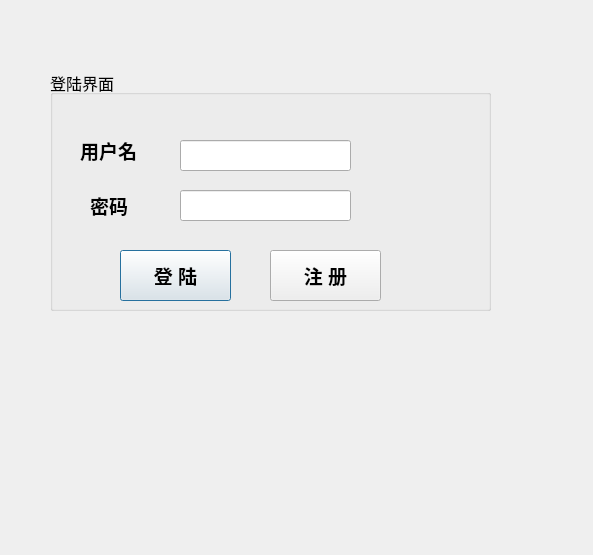
<?xml version="1.0" encoding="UTF-8"?>
<ui version="4.0">
 <class>Login</class>
 <widget class="QDialog" name="Login">
  <property name="geometry">
   <rect>
    <x>0</x>
    <y>0</y>
    <width>593</width>
    <height>555</height>
   </rect>
  </property>
  <property name="windowTitle">
   <string>Dialog</string>
  </property>
  <widget class="QGroupBox" name="groupBox">
   <property name="geometry">
    <rect>
     <x>50</x>
     <y>70</y>
     <width>441</width>
     <height>241</height>
    </rect>
   </property>
   <property name="font">
    <font>
     <pointsize>12</pointsize>
    </font>
   </property>
   <property name="title">
    <string>登陆界面</string>
   </property>
   <widget class="QLabel" name="label">
    <property name="geometry">
     <rect>
      <x>30</x>
      <y>60</y>
      <width>91</width>
      <height>41</height>
     </rect>
    </property>
    <property name="font">
     <font>
      <pointsize>14</pointsize>
      <weight>75</weight>
      <bold>true</bold>
     </font>
    </property>
    <property name="text">
     <string>用户名</string>
    </property>
   </widget>
   <widget class="QLabel" name="label_2">
    <property name="geometry">
     <rect>
      <x>40</x>
      <y>110</y>
      <width>121</width>
      <height>51</height>
     </rect>
    </property>
    <property name="font">
     <font>
      <pointsize>14</pointsize>
      <weight>75</weight>
      <bold>true</bold>
     </font>
    </property>
    <property name="text">
     <string>密码</string>
    </property>
   </widget>
   <widget class="QLineEdit" name="UseNamelineEdit">
    <property name="geometry">
     <rect>
      <x>130</x>
      <y>70</y>
      <width>171</width>
      <height>31</height>
     </rect>
    </property>
   </widget>
   <widget class="QLineEdit" name="PwdlineEdit">
    <property name="geometry">
     <rect>
      <x>130</x>
      <y>120</y>
      <width>171</width>
      <height>31</height>
     </rect>
    </property>
   </widget>
   <widget class="QPushButton" name="pushButton">
    <property name="geometry">
     <rect>
      <x>70</x>
      <y>180</y>
      <width>111</width>
      <height>51</height>
     </rect>
    </property>
    <property name="font">
     <font>
      <pointsize>14</pointsize>
      <weight>75</weight>
      <bold>true</bold>
     </font>
    </property>
    <property name="text">
     <string>登 陆</string>
    </property>
   </widget>
   <widget class="QPushButton" name="pushButton_2">
    <property name="geometry">
     <rect>
      <x>220</x>
      <y>180</y>
      <width>111</width>
      <height>51</height>
     </rect>
    </property>
    <property name="font">
     <font>
      <pointsize>14</pointsize>
      <weight>75</weight>
      <bold>true</bold>
     </font>
    </property>
    <property name="text">
     <string>注 册</string>
    </property>
   </widget>
  </widget>
 </widget>
 <resources/>
 <connections/>
</ui>
